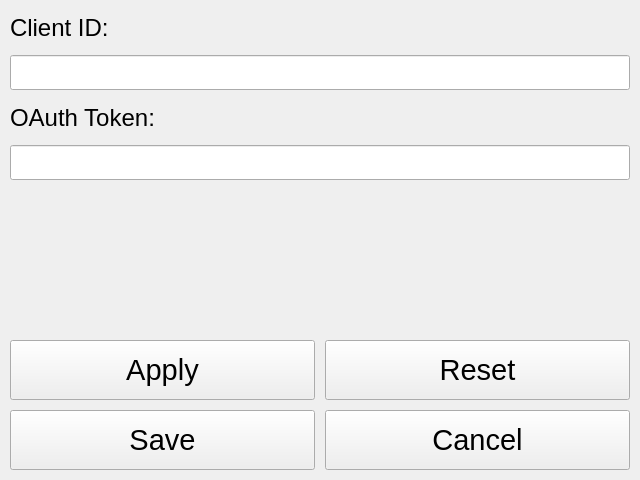
<?xml version="1.0" encoding="UTF-8"?>
<ui version="4.0">
 <class>SettingsWindow</class>
 <widget class="QMainWindow" name="SettingsWindow">
  <property name="geometry">
   <rect>
    <x>0</x>
    <y>0</y>
    <width>640</width>
    <height>480</height>
   </rect>
  </property>
  <property name="font">
   <font>
    <pointsize>22</pointsize>
   </font>
  </property>
  <property name="windowTitle">
   <string>Twitch Keeper Settings</string>
  </property>
  <property name="windowIcon">
   <iconset>
    <normaloff>../assets/icon.png</normaloff>../assets/icon.png</iconset>
  </property>
  <property name="locale">
   <locale language="English" country="UnitedStates"/>
  </property>
  <widget class="QWidget" name="centralwidget">
   <widget class="QPushButton" name="saveButton">
    <property name="geometry">
     <rect>
      <x>10</x>
      <y>410</y>
      <width>305</width>
      <height>60</height>
     </rect>
    </property>
    <property name="text">
     <string>Save</string>
    </property>
   </widget>
   <widget class="QPushButton" name="cancelButton">
    <property name="geometry">
     <rect>
      <x>325</x>
      <y>410</y>
      <width>305</width>
      <height>60</height>
     </rect>
    </property>
    <property name="text">
     <string>Cancel</string>
    </property>
   </widget>
   <widget class="QLineEdit" name="clientEdit">
    <property name="geometry">
     <rect>
      <x>10</x>
      <y>55</y>
      <width>620</width>
      <height>35</height>
     </rect>
    </property>
    <property name="font">
     <font>
      <pointsize>18</pointsize>
     </font>
    </property>
   </widget>
   <widget class="QLineEdit" name="oauthEdit">
    <property name="geometry">
     <rect>
      <x>10</x>
      <y>145</y>
      <width>620</width>
      <height>35</height>
     </rect>
    </property>
    <property name="font">
     <font>
      <pointsize>18</pointsize>
     </font>
    </property>
   </widget>
   <widget class="QLabel" name="clientLabel">
    <property name="geometry">
     <rect>
      <x>10</x>
      <y>10</y>
      <width>620</width>
      <height>35</height>
     </rect>
    </property>
    <property name="font">
     <font>
      <pointsize>18</pointsize>
     </font>
    </property>
    <property name="text">
     <string>Client ID:</string>
    </property>
   </widget>
   <widget class="QLabel" name="oauthLabel">
    <property name="geometry">
     <rect>
      <x>10</x>
      <y>100</y>
      <width>620</width>
      <height>35</height>
     </rect>
    </property>
    <property name="font">
     <font>
      <pointsize>18</pointsize>
     </font>
    </property>
    <property name="text">
     <string>OAuth Token:</string>
    </property>
   </widget>
   <widget class="QPushButton" name="resetButton">
    <property name="geometry">
     <rect>
      <x>325</x>
      <y>340</y>
      <width>305</width>
      <height>60</height>
     </rect>
    </property>
    <property name="text">
     <string>Reset</string>
    </property>
   </widget>
   <widget class="QPushButton" name="applyButton">
    <property name="geometry">
     <rect>
      <x>10</x>
      <y>340</y>
      <width>305</width>
      <height>60</height>
     </rect>
    </property>
    <property name="text">
     <string>Apply</string>
    </property>
   </widget>
  </widget>
 </widget>
 <resources/>
 <connections/>
</ui>
